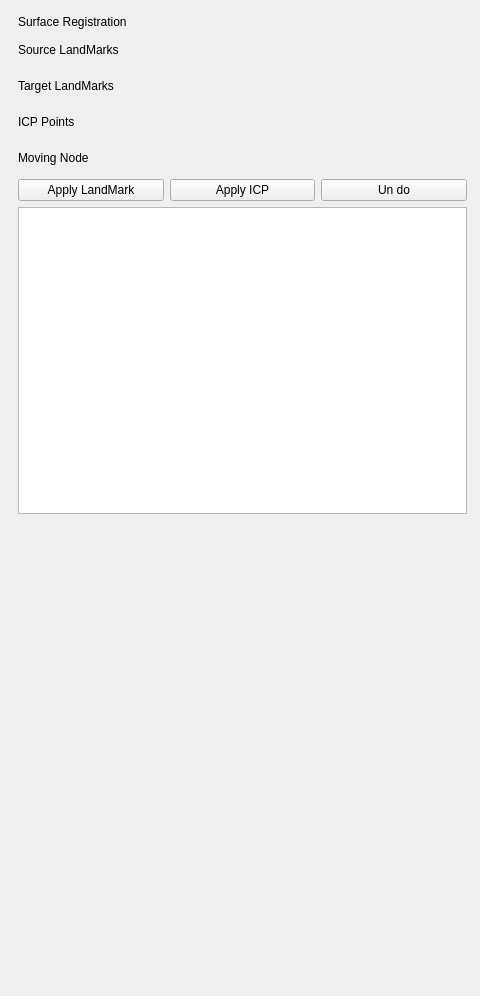
<?xml version="1.0" encoding="UTF-8"?>
<ui version="4.0">
 <class>NodeEditorControls</class>
 <widget class="QWidget" name="NodeEditorControls">
  <property name="geometry">
   <rect>
    <x>0</x>
    <y>0</y>
    <width>480</width>
    <height>996</height>
   </rect>
  </property>
  <property name="minimumSize">
   <size>
    <width>0</width>
    <height>0</height>
   </size>
  </property>
  <property name="windowTitle">
   <string>QmitkTemplate</string>
  </property>
  <widget class="QWidget" name="layoutWidget">
   <property name="geometry">
    <rect>
     <x>7</x>
     <y>4</y>
     <width>471</width>
     <height>521</height>
    </rect>
   </property>
   <layout class="QGridLayout" name="gridLayout_9">
    <item row="4" column="1">
     <layout class="QHBoxLayout" name="horizontalLayout_6">
      <item>
       <widget class="QLabel" name="label_33">
        <property name="text">
         <string>Moving Node</string>
        </property>
       </widget>
      </item>
      <item>
       <widget class="QmitkSingleNodeSelectionWidget" name="widget_MovingNode" native="true">
        <property name="minimumSize">
         <size>
          <width>0</width>
          <height>30</height>
         </size>
        </property>
       </widget>
      </item>
     </layout>
    </item>
    <item row="5" column="1">
     <layout class="QHBoxLayout" name="horizontalLayout_7">
      <item>
       <widget class="QPushButton" name="pushButton_applyLandMark">
        <property name="text">
         <string>Apply LandMark</string>
        </property>
       </widget>
      </item>
      <item>
       <widget class="QPushButton" name="pushButton_applyIcp">
        <property name="text">
         <string>Apply ICP</string>
        </property>
       </widget>
      </item>
      <item>
       <widget class="QPushButton" name="pushButton_undo">
        <property name="text">
         <string>Un do</string>
        </property>
       </widget>
      </item>
     </layout>
    </item>
    <item row="1" column="1">
     <layout class="QHBoxLayout" name="horizontalLayout_4">
      <item>
       <widget class="QLabel" name="label_32">
        <property name="text">
         <string>Source LandMarks</string>
        </property>
       </widget>
      </item>
      <item>
       <widget class="QmitkSingleNodeSelectionWidget" name="widget_SourcePset" native="true">
        <property name="minimumSize">
         <size>
          <width>0</width>
          <height>30</height>
         </size>
        </property>
       </widget>
      </item>
     </layout>
    </item>
    <item row="2" column="1">
     <layout class="QHBoxLayout" name="horizontalLayout_5">
      <item>
       <widget class="QLabel" name="label_31">
        <property name="text">
         <string>Target LandMarks</string>
        </property>
       </widget>
      </item>
      <item>
       <widget class="QmitkSingleNodeSelectionWidget" name="widget_TargetPset" native="true">
        <property name="minimumSize">
         <size>
          <width>0</width>
          <height>30</height>
         </size>
        </property>
       </widget>
      </item>
     </layout>
    </item>
    <item row="0" column="1">
     <widget class="QLabel" name="label_34">
      <property name="text">
       <string>Surface Registration</string>
      </property>
     </widget>
    </item>
    <item row="6" column="1">
     <widget class="QTextBrowser" name="textBrowser_trans_info"/>
    </item>
    <item row="3" column="1">
     <layout class="QHBoxLayout" name="horizontalLayout_8">
      <item>
       <widget class="QLabel" name="label_47">
        <property name="text">
         <string>ICP Points</string>
        </property>
       </widget>
      </item>
      <item>
       <widget class="QmitkSingleNodeSelectionWidget" name="widget_IcpPset" native="true">
        <property name="minimumSize">
         <size>
          <width>0</width>
          <height>30</height>
         </size>
        </property>
       </widget>
      </item>
     </layout>
    </item>
   </layout>
  </widget>
 </widget>
 <layoutdefault spacing="6" margin="11"/>
 <customwidgets>
  <customwidget>
   <class>QmitkSingleNodeSelectionWidget</class>
   <extends>QWidget</extends>
   <header location="global">QmitkSingleNodeSelectionWidget.h</header>
  </customwidget>
 </customwidgets>
 <resources/>
 <connections/>
</ui>
